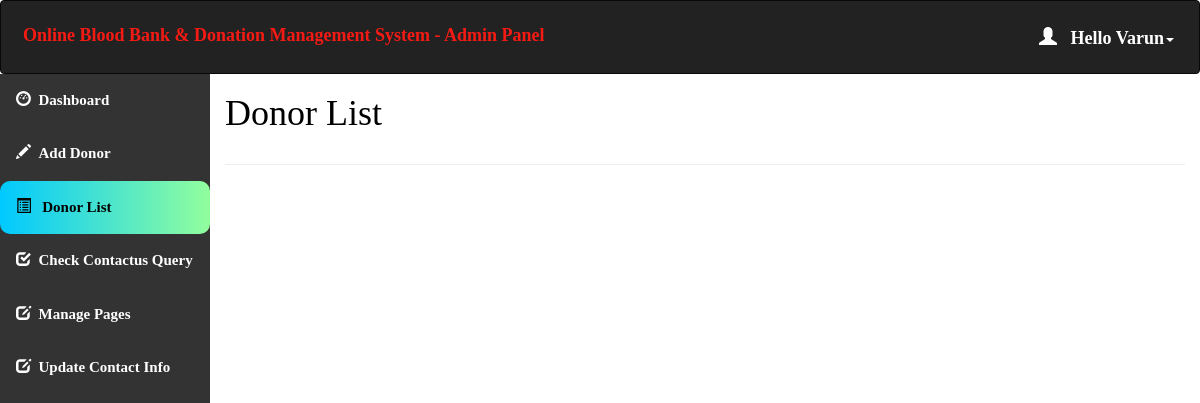
/admin/donor_list.php (signed in), run on an earlier commit of the app's database.
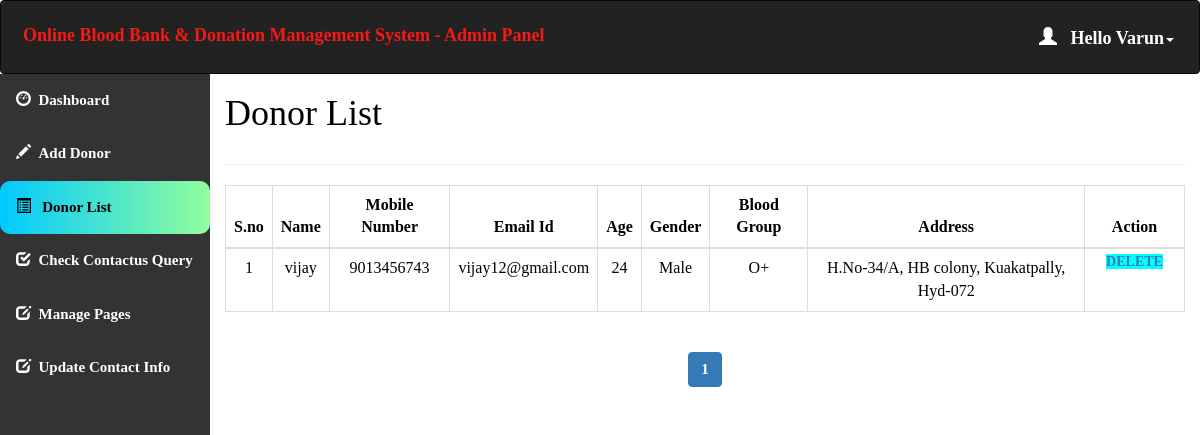
And on a later commit of the database.
### tables this page shows
CREATE TABLE `donor_details` (
  `donor_id` int(11) NOT NULL,
  `donor_name` varchar(50) NOT NULL,
  `donor_number` varchar(10) NOT NULL,
  `donor_mail` varchar(50) DEFAULT NULL,
  `donor_age` int(60) NOT NULL,
  `donor_gender` varchar(10) NOT NULL,
  `donor_blood` varchar(10) NOT NULL,
  `donor_address` varchar(100) NOT NULL
);

CREATE TABLE `blood` (
  `blood_id` int(11) NOT NULL,
  `blood_group` varchar(10) NOT NULL
);

### admin/donor_list.php (the view, shortened to what this page needs)
<html>
<head>
  <link rel="stylesheet" href="https://maxcdn.bootstrapcdn.com/bootstrap/3.4.1/css/bootstrap.min.css">
</head>
<?php
  if (isset($_SESSION['loggedin']) && $_SESSION['loggedin'] == true) {
  ?>
<body style="color:black">
<div id="header">
<?php include 'header.php';
?>
</div>
<div id="sidebar">
<?php $active="list"; include 'sidebar.php'; ?>
</div>
<div id="content" >
  <div class="content-wrapper">
    <div class="container-fluid">
      <div class="row">
        <div class="col-md-12 lg-12 sm-12">
          <h1 class="page-title">Donor List</h1>
        </div>
      </div>
      <hr>
      <?php
        include 'conn.php';
        $limit = 10;
        if(isset($_GET['page'])){
          $page = $_GET['page'];
        }else{
          $page = 1;
        }
        $offset = ($page - 1) * $limit;
        $count=$offset+1;
        $sql= "select * from donor_details join blood where donor_details.donor_blood=blood.blood_id LIMIT {$offset},{$limit}";
        $result=mysqli_query($conn,$sql);
        if(mysqli_num_rows($result)>0)   {
       ?>
       <div class="table-responsive">
      <table class="table table-bordered" style="text-align:center">
          <thead style="text-align:center">
          <th style="text-align:center">S.no</th>
          <th style="text-align:center">Name</th>
          <th style="text-align:center">Mobile Number</th>
          <th style="text-align:center">Email Id</th>
          <th style="text-align:center">Age</th>
          <th style="text-align:center">Gender</th>
          <th style="text-align:center">Blood Group</th>
          <th style="text-align:center">Address</th>
          <th style="text-align:center">Action</th>
          </thead>
          <tbody>
            <?php
            while($row = mysqli_fetch_assoc($result)) { ?>
          <tr>
                  <td><?php echo $count++; ?></td>
                  <td><?php echo $row['donor_name']; ?></td>
                  <td><?php echo $row['donor_number']; ?></td>
                  <td><?php echo $row['donor_mail']; ?></td>
                  <td><?php echo $row['donor_age']; ?></td>
                  <td><?php echo $row['donor_gender']; ?></td>
                    <td><?php echo $row['blood_group']; ?></td>
                    <td><?php echo $row['donor_address']; ?></td>
                    <td id="he" style="width:100px">
                    <a style="background-color:aqua" href='delete.php?id=<?php echo $row['donor_id']; ?>'> Delete </a>
                </td>
              </tr>
            <?php } ?>
          </tbody>
      </table>
    </div>
    <?php } ?>
<div class="table-responsive"style="text-align:center;align:center">
    <?php
    $sql1 = "SELECT * FROM donor_details";
    $result1 = mysqli_query($conn, $sql1) or die("Query Failed.");
    if(mysqli_num_rows($result1) > 0){
      $total_records = mysqli_num_rows($result1);
      $total_page = ceil($total_records / $limit);
      echo '<ul class="pagination admin-pagination">';
      for($i = 1; $i <= $total_page; $i++){
        if($i == $page){
          $active = "active";
        }else{
          $active = "";
        }
        echo '<li class="'.$active.'"><a href="donor_list.php?page='.$i.'">'.$i.'</a></li>';
      }
      echo '</ul>';
    }
    ?>
  </div>
  </div>
</div>
</div>
   <?php }
    ?>
</body>
</html>

What changed in the data, as far as the page shows it:
added donor_details: donor_name "vijay", donor_number "9013456743", donor_mail "vijay12@gmail.com", donor_age "24", donor_gender "Male", blood.blood_group "O+", donor_address "H.No-34/A, HB colony, Kuakatpally, Hyd-072"
Also different on the page:
text now shown: "S.no Name Mobile Number Email Id Age Gender Blood Group Address Action"
new list line: "1"
